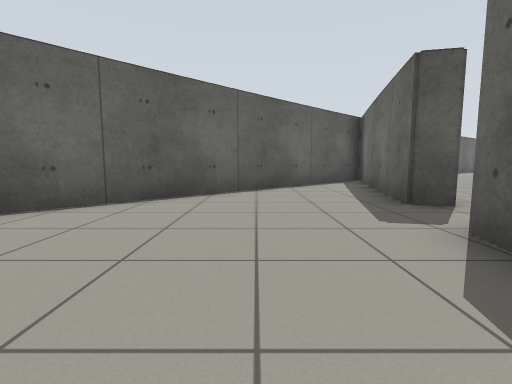
view 1 (above)

24 first-person views from a walk through a robot-simulator world made for Gazebo. The camera is 0.72 m above the floor, tilts 6° down and sees 85° across. Floor lines are 1 m apart. The floor is counted in squares, 1 m on a side. Each view is taken from the middle of a square. On the plan, view 1 faces up. The plan holds only what a view shows up to about 10 squares ahead; the rest is blank. The place goes on beyond the plan.

view 2
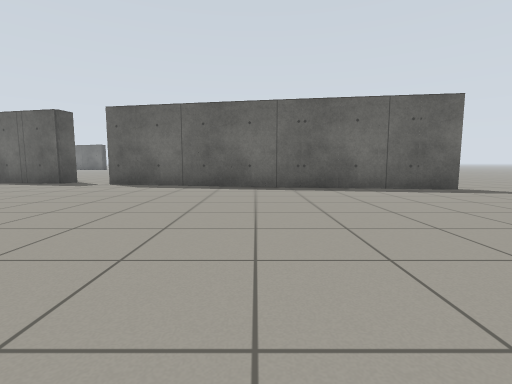

view 3
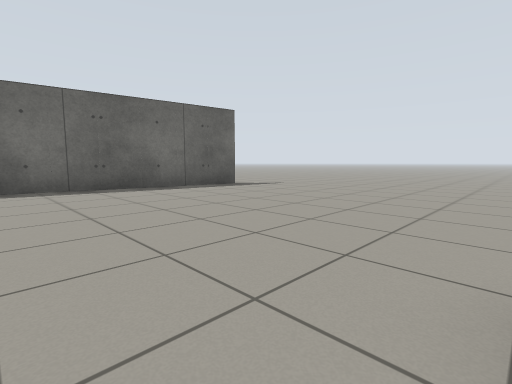

view 4
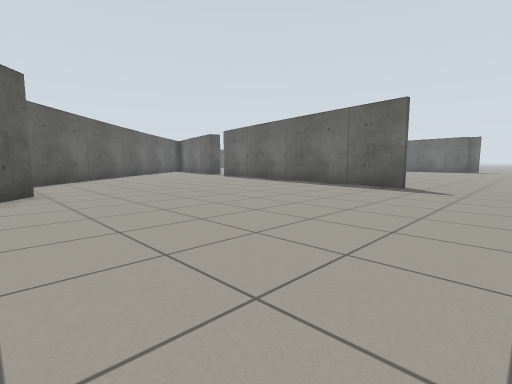

view 5
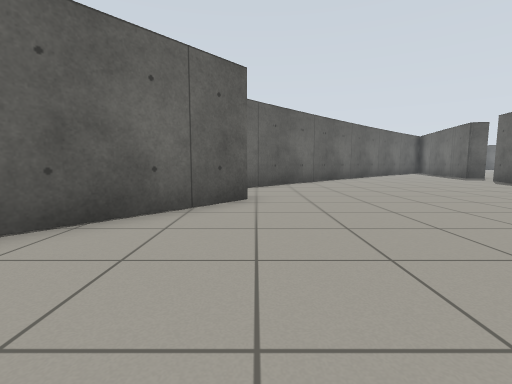

view 6
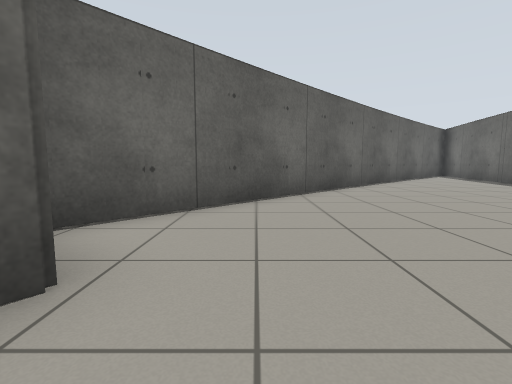

view 7
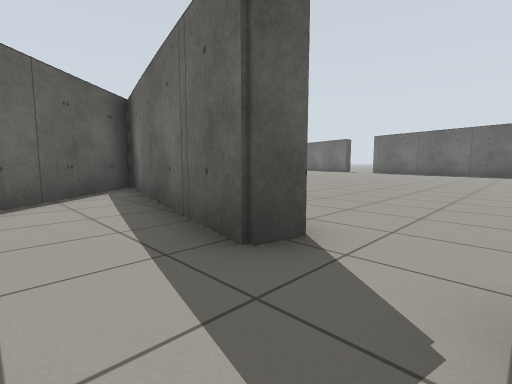

view 8
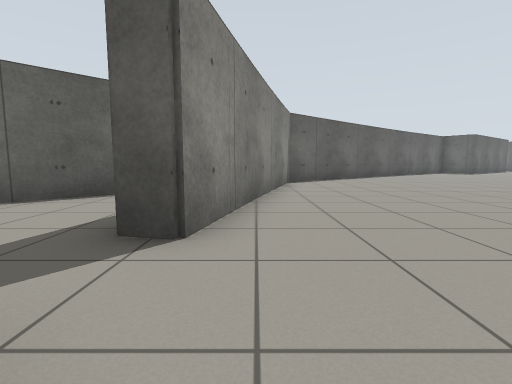

view 9
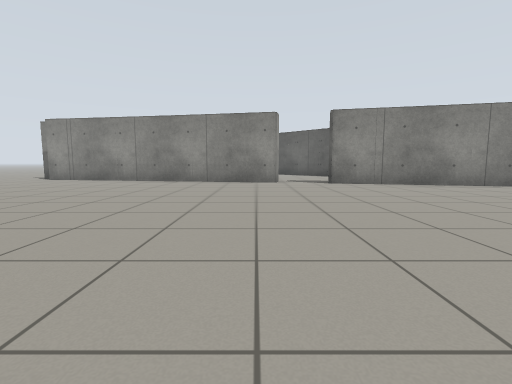

view 10
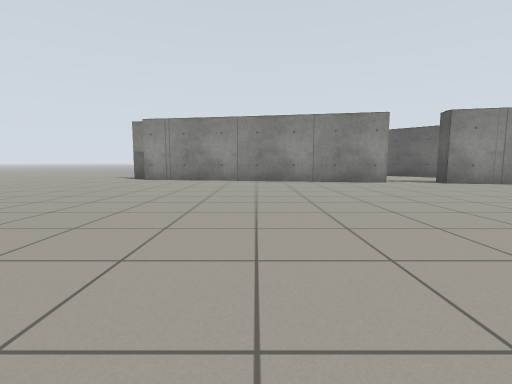

view 11
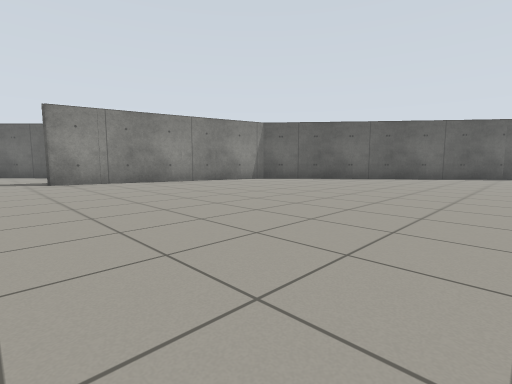

view 12
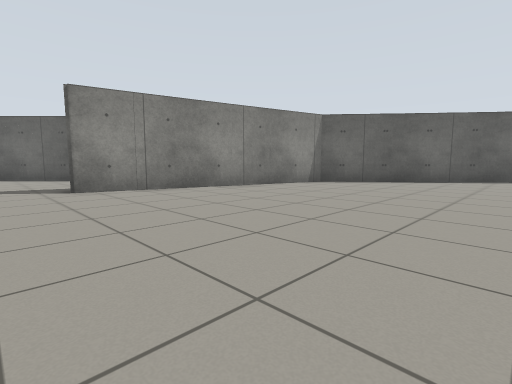

view 13
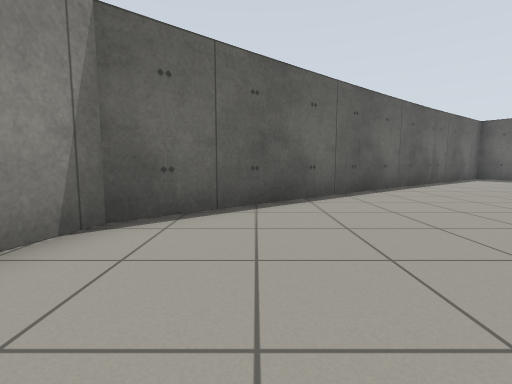

view 14
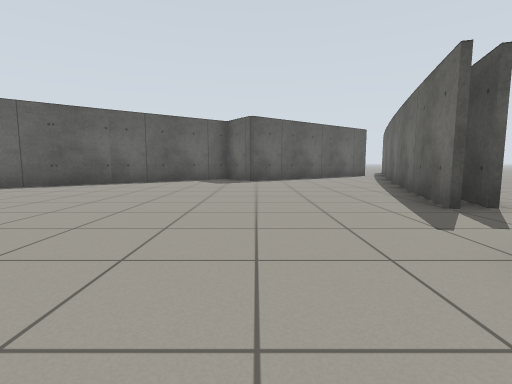

view 15
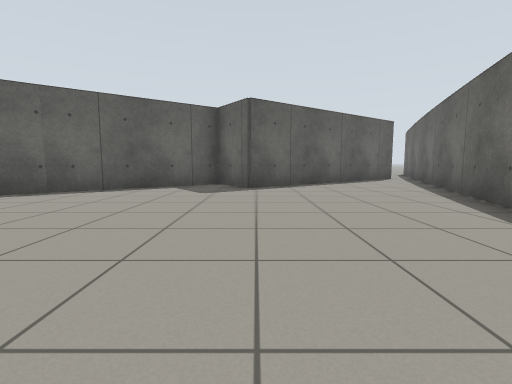

view 16
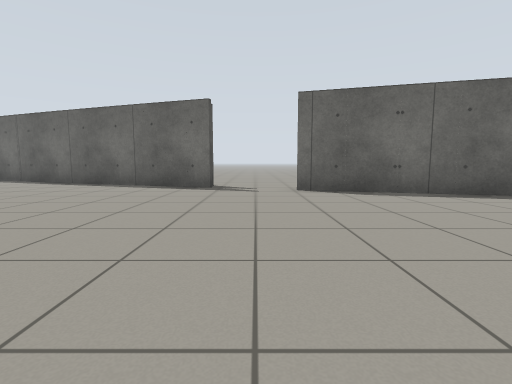

view 17
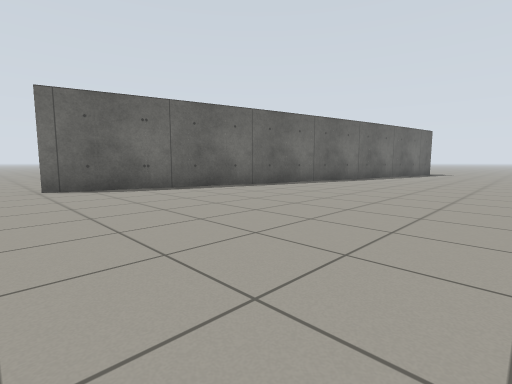

view 18
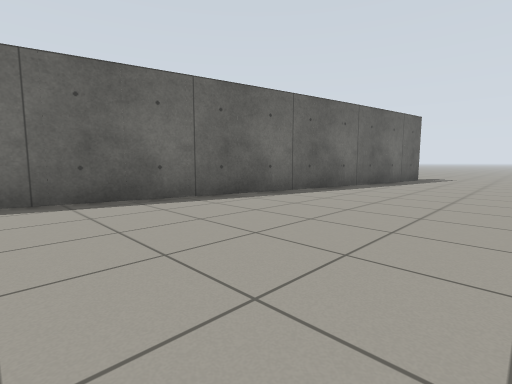

view 19
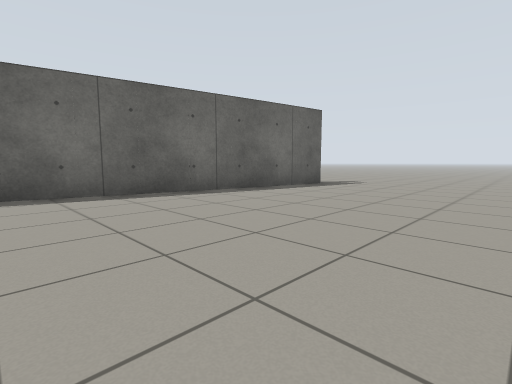

view 20
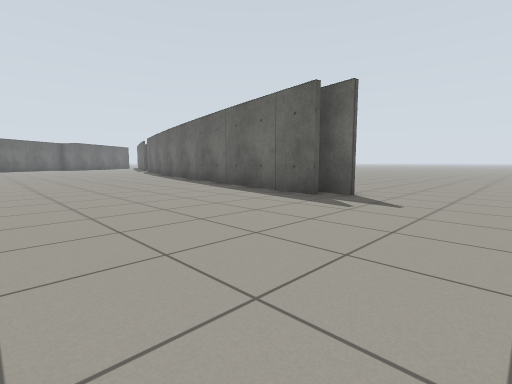

view 21
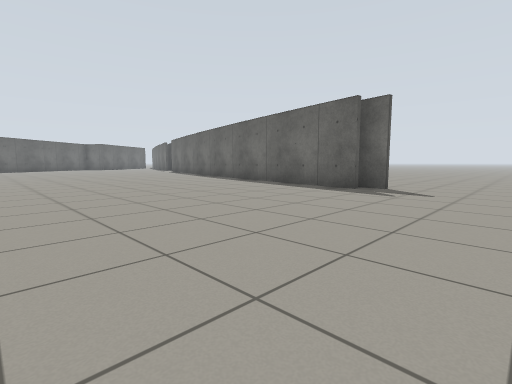

view 22
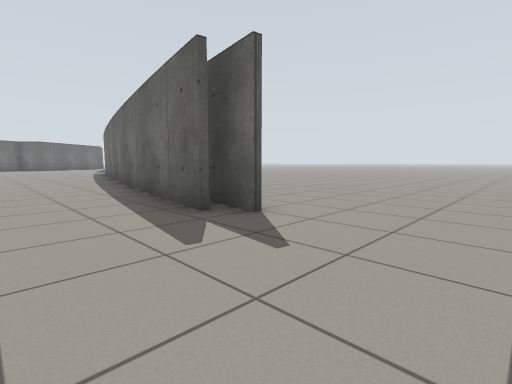

view 23
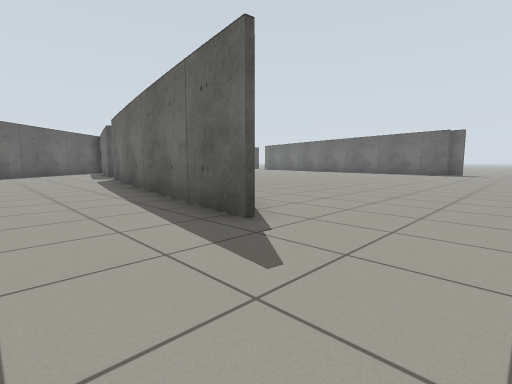

view 24
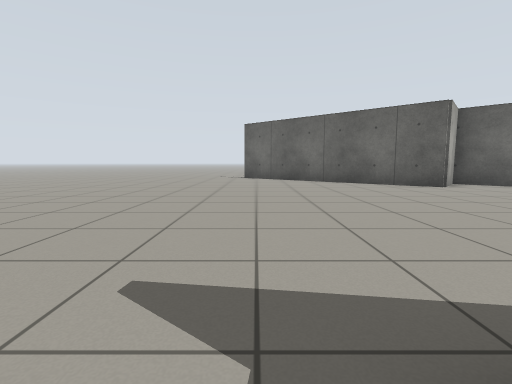

### Floor plan
Points are (right, up) in squares from view 1. A wall is a line through its corners. A room is listed if a view was taken in it or the views show most of it. See-through windows are left out.
Room 1 (views 1, 2, 3, 4, 5, 6, 7, 23, 24)
walls: (0.4, -7.4) (1.6, 0.9); (1.7, 0.7) (2.2, 2.9); (-2.9, 4.8) (-8.5, -1.3) (-7.1, -2.5) (-9.6, -5.4); (3.3, 4.5) (2.6, 4.7) (4.1, 11.4); (0.5, 8) (-2.9, 4.7); (3.3, 10.5) (0.3, 8)
ways out: opening at (1.7, -9) to room 2; opening at (2.5, 3.5) to room 2
Room 2 (views 8, 9, 10, 11, 12, 13, 14, 15, 16, 17, 18, 19, 20, 21, 22)
walls: (19.3, 7.4) (20.3, 11); (16.3, -5.4) (19.2, 7.5); (16.3, -6.6) (16.5, -5.3); (16.8, -7.2) (17.1, -5.7); (2.9, 2.8) (2.8, 2.2); (21, 13.3) (22, 16.9); (4.3, 11.4) (3.3, 10.5); (21.7, 13.3) (22, 14.5); (5.1, 12.4) (3.3, 4.5); (9.4, 15.8) (5.2, 12.2); (22.2, 16.8) (23.3, 20); (21, 22.2) (17.8, 19.9) (16.8, 21.3) (9.2, 15.8)
ways out: opening at (1.7, -9) to room 1; opening at (2.5, 3.5) to room 1

Positions as (right, up) in squares from view 1, and headings:
1: (0, 0), facing up
2: (-7, -2), facing right
3: (-7, -1), facing down-right
4: (-8, -10), facing up-right
5: (-7, -8), facing up
6: (-6, -4), facing up
7: (1, 3), facing up-right
8: (4, 2), facing up
9: (13, 2), facing left
10: (13, -2), facing left
11: (14, 3), facing up-left
12: (11, 3), facing up-left
13: (7, 9), facing up
14: (18, 9), facing up
15: (18, 12), facing up
16: (13, 12), facing right
17: (12, 12), facing down-right
18: (13, 6), facing down-right
19: (11, 2), facing down-right
20: (11, -10), facing up-right
21: (9, -10), facing up-right
22: (14, -10), facing up-right
23: (-2, -10), facing up-right
24: (1, -8), facing left
